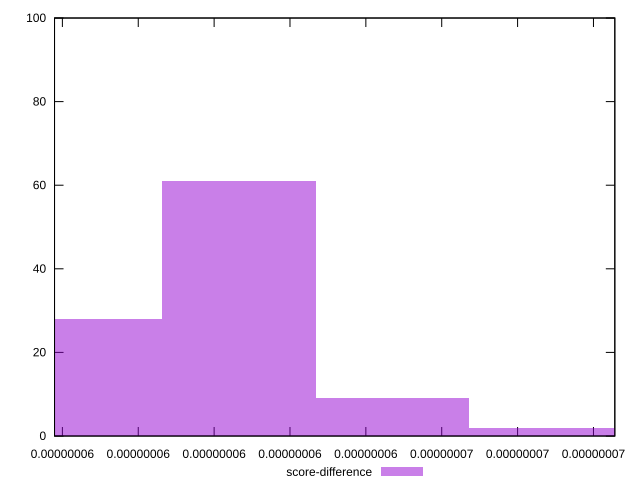

Write the gnuplot code that produced this figure.
reset

$scoreDifference <<EOF
6.87459740625253e-8 2
5.6614331580903185e-8 28
6.065821240811056e-8 61
6.470209323531793e-8 9
EOF

set key outside below
set boxwidth 4.0438808272073705e-9
set xrange [5.5793081488175744e-8:7.05631899577952e-8]
set yrange [0:100]
set trange [0:100]
set style fill transparent solid 0.5 noborder
set terminal svg size 640, 490 enhanced background rgb 'white'
set output "reprap/speed-index/samples/empty/score-difference/histogram.svg"

plot $scoreDifference title "score-difference" with boxes

reset
